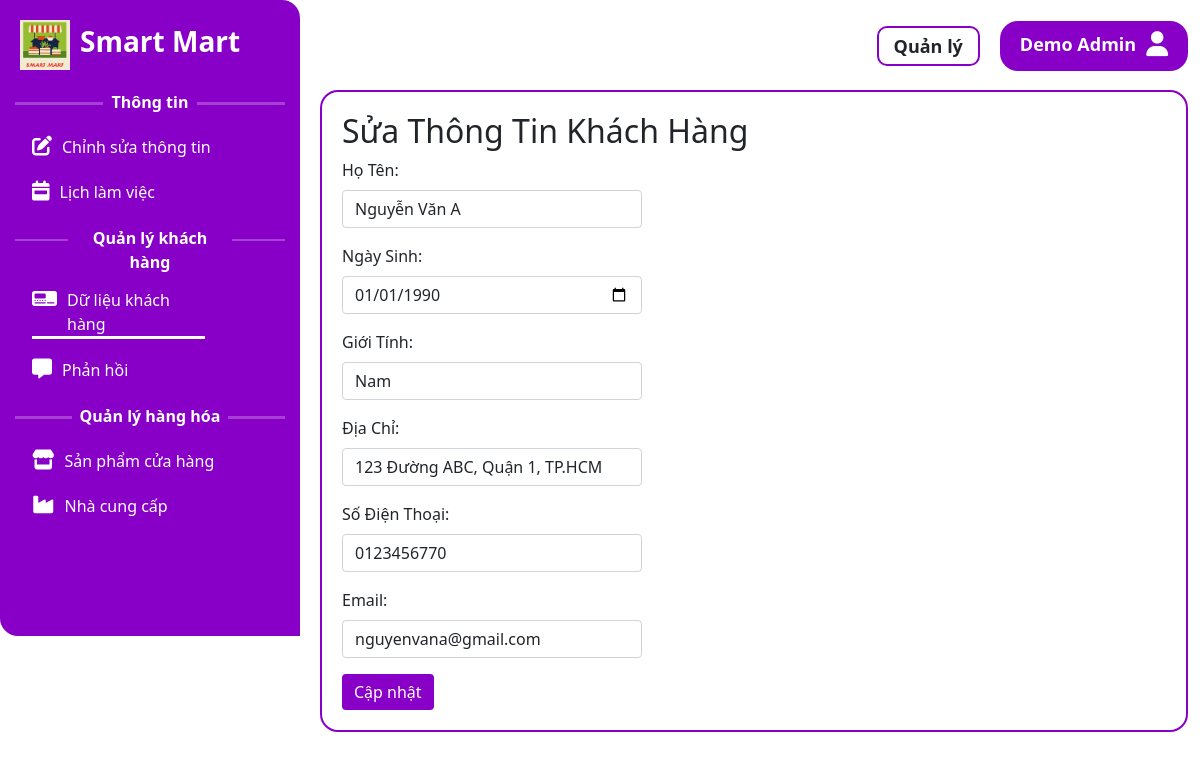
The page /admin/khachhang/edit_khachhang.php?phone_number=0123456770 (signed in) on the database its author committed.
### tables this page shows
CREATE TABLE NhanVien (
    MaNV VARCHAR(20) PRIMARY KEY,
    HoTen VARCHAR(255) NOT NULL,
    NgaySinh DATE,
    GioiTinh VARCHAR(10),
    DiaChi VARCHAR(255),
    SoDienThoai VARCHAR(20) NOT NULL,
    Email VARCHAR(100) NOT NULL,
		Password_admin VARCHAR(255) NOT NULL,
    ChucVu VARCHAR(50),
    Luong DECIMAL(18, 2),
    NgayBatDauLamViec DATE
);

CREATE TABLE KhachHang (
    MaKH INT AUTO_INCREMENT PRIMARY KEY,
    HoTen VARCHAR(255) NOT NULL,
    NgaySinh DATE,
    GioiTinh VARCHAR(10),
    DiaChi VARCHAR(255),
    SoDienThoai VARCHAR(20) NOT NULL,
    Email VARCHAR(100) NOT NULL,
		Password_user VARCHAR(255) NOT NULL
);

### admin/khachhang/edit_khachhang.php (the view, shortened to what this page needs)
<?php
    $admin_email = $_SESSION['admin_email'];
    $localhost = "localhost";
    $username = "root";
    $password = "";
    $dbname = "sieuthi";
    $conn = new mysqli($localhost, $username, $password, $dbname);
    $admin ="";
    $sql = "SELECT HoTen, ChucVu FROM NhanVien WHERE Email='$admin_email'";
    $result = $conn->query($sql);
    if ($result->num_rows > 0) {
        $admin = $result->fetch_assoc();
    }
    $customer = array();
    if (isset($_GET['phone_number'])) {
        $phone_number = $_GET['phone_number'];
        $sqlcheckkh = "SELECT * FROM KhachHang WHERE SoDienThoai = '$phone_number'";
        $resultcheckkh = $conn->query($sqlcheckkh);
        if ($resultcheckkh->num_rows > 0) {
            $customer = $resultcheckkh->fetch_assoc();
        }
    }
?>
<!DOCTYPE html>
<html lang="en">
<head>
    <link rel="stylesheet" href="https://cdnjs.cloudflare.com/ajax/libs/bootstrap/5.0.1/css/bootstrap.min.css" />
    <link rel="stylesheet" href="https://cdnjs.cloudflare.com/ajax/libs/font-awesome/6.1.1/css/all.min.css" />
    <link rel="stylesheet" href="./khachhang.css">
</head>
<body>
    <div class="container-fluid">
        <div class="header">
            <div id="bg-left" style="border-top-right-radius: 18px;">
                <div class="logo" >
                    <div class="img_logo">
                        <a href="./../home/home.php">
                            <img src="./../Image/logo.png" alt="">
                        </a>
                    </div>
                    <div class="name_logo">
                        <h3>
                            <a href="./../home/home.php">Smart Mart</a>
                        </h3>
                    </div>
                </div>
            </div>
            <div class="user_name ">
                <div class="ChucVu" style="font-weight: bold;  margin-right: 20px; margin-top: 5px; font-size: 18px; border: 2px solid rgb(136, 0, 199); border-radius: 10px; padding: 5px 15px; height: 40px;">
                    <?php echo $admin['ChucVu']; ?>
                </div>
                <a href="#">
                    <div class="name" style="font-weight: bold;  margin-right: 10px; font-size: 18px;">
                        <?php echo $admin['HoTen']; ?>
                    </div>
                    <i class="fas fa-user"></i>
                </a>
            </div>
        </div>
        <div class="content_menu" style="display: flex; ">
            <div id="bg-left" style="padding-bottom: 100px; border-bottom-left-radius: 18px;">
                <div class="list_menu">
                        <div class="line_menu">
                            <hr>
                            <div class="text">Thông tin</div>
                            <hr>
                        </div>
                    <ul>
                        <li>
                            <a class="item" href="./../nhanvien/search_nhanvien.php">
                                <div class="icon">
                                    <i class="fas fa-edit"></i>
                                </div>
                                <div class="text">
                                    Chỉnh sửa thông tin
                                </div>
                            </a>
                        </li>
                        <li>
                            <a class="item" href="./../lichlamviec/your_main_page.php">
                                <div class="icon">
                                    <i class="fas fa-calendar-week"></i>
                                </div>
                                <div class="text">
                                    Lịch làm việc
                                </div>
                            </a>
                        </li>
                </div>
                <div class="list_menu" style="margin-top: 20px;">
                        <div class="line_menu">
                            <hr style="height: 2px; margin-top: 13px;">
                            <div class="text" style="width: 800px;">Quản lý khách hàng</div>
                            <hr style="height: 2px; margin-top: 13px;">
                        </div>
                    <ul>
                        <li>
                            <a class="item" href="./../khachhang/search_khachhang.php"  style="border-bottom: 3px solid white; width: 173px;">
                                <div class="icon">
                                    <i class="fas fa-digital-tachograph"></i>
                                </div>
                                <div class="text">
                                    Dữ liệu khách hàng
                                </div>
                            </a>
                        </li>
                        <li>
                            <a class="item" href="./../khachhang/pagefeedback.php">
                                <div class="icon">
                                    <i class="fas fa-comment-alt"></i>
                                </div>
                                <div class="text">
                                    Phản hồi
                                </div>
                            </a>
                        </li>
                    </ul>
                </div>
                <div class="list_menu" style="margin-top: 20px;">
                        <div class="line_menu">
                            <hr>
                            <div class="text" style="width: 700px;">Quản lý hàng hóa</div>
                            <hr>
                        </div>
                    <ul>
                        <li>
                            <a class="item" href="./../hanghoa/product_management.php">
                                <div class="icon">
                                    <i class="fas fa-store"></i>
                                </div>
                                <div class="text">
                                    Sản phẩm cửa hàng
                                </div>
                            </a>
                        </li>
                        <li>
                            <a class="item" href="./../hanghoa/supplier_management.php">
                                <div class="icon">
                                    <i class="fa-solid fa-industry"></i>
                                </div>
                                <div class="text">
                                    Nhà cung cấp
                                </div>
                            </a>
                        </li>
                    </ul>
                </div>
            </div>
            <div class="container content">
                <h2>Sửa Thông Tin Khách Hàng</h2>
                <form method="post" action="update_khachhang.php">
                    <div class="mb-3" style="width: 400px;">
                        <label for="" class="form-label">Họ Tên: </label>
                        <input
                            type="text"
                            class="form-control"
                            style="width: 300px;"
                            name="ho_ten"
                            id="ho_ten"
                            value="<?php echo $customer['HoTen']; ?>"
                        />
                    </div>
                    <div class="mb-3" style="width: 400px;">
                        <label for="" class="form-label"> Ngày Sinh: </label>
                        <input
                            type="date"
                            class="form-control"
                            style="width: 300px;"
                            name="ngay_sinh"
                            id="ngay_sinh"
                            value="<?php echo $customer['NgaySinh']; ?>"
                        />
                    </div>
                    <div class="mb-3" style="width: 400px;">
                        <label for="" class="form-label">Giới Tính:  </label>
                        <input
                            type="text"
                            class="form-control"
                            style="width: 300px;"
                            name="gioi_tinh"
                            id="gioi_tinh"
                            value="<?php echo $customer['GioiTinh']; ?>"
                        />
                    </div>
                    <div class="mb-3" style="width: 400px;">
                        <label for="" class="form-label">Địa Chỉ:  </label>
                        <input
                            type="text"
                            class="form-control"
                            style="width: 300px;"
                            name="dia_chi"
                            id="dia_chi"
                            value="<?php echo $customer['DiaChi']; ?>"
                        />
                    </div>
                    <div class="mb-3" style="width: 400px;">
                        <label for="" class="form-label">Số Điện Thoại: </label>
                        <input
                            type="text"
                            class="form-control"
                            style="width: 300px;"
                            name="so_dien_thoai"
                            id="so_dien_thoai"
                            value="<?php echo $customer['SoDienThoai']; ?>"
                        />
                    </div>
                    <div class="mb-3" style="width: 400px;">
                        <label for="" class="form-label">Email: </label>
                        <input
                            type="email"
                            class="form-control"
                            style="width: 300px;"
                            name="email"
                            id="email"
                            value="<?php echo $customer['Email']; ?>"
                        />
                    </div>
                    <button
                        type="submit"
                        class="btn btn-primary"
                        style="background-color: rgb(136, 0, 199); border: none;"
                    >
                        Cập nhật
                    </button>
                </form>
            </div>
        </div>
    </div>
</body>
</html>

### admin/khachhang/khachhang.css (style rules this page uses)
* { font-family: 'Segoe UI', Tahoma, Geneva, Verdana, sans-serif; margin: 0; padding: 0; }
:root { --color-icon:rgb(255, 255, 255); --color-item-text: rgb(81, 81, 81); --background: rgb(227, 227, 227); --background-menu: rgb(136, 0, 199); --bg-color-header: rgb(247, 190, 190); --bg-color-item: rgb(243, 243, 243); --font-size-item-text: 16px; --border-radius: 6px; }
.header { display: flex; justify-content: space-between; border-bottom-right-radius: 18px; padding-right: 12px; margin-right: -12px; }
#bg-left { margin-left: -12px; width: 300px; background-color: var(--background-menu) ; height: 100%; }
.logo { width: 50px; padding: 20px; display: flex; }
.logo .img_logo img { width: 50px; }
.logo .name_logo h3 { width: 200px; margin-top: 5px; margin-left: 10px; }
.logo .name_logo h3 a { text-decoration: none; font-weight: bold; color: rgb(255, 255, 255); }
.user_name { margin-top: 6px; padding-top: 15px; display: flex; }
.user_name a { display: flex; font-size: 25px; background-color: var(--background-menu); padding: 10px 20px; border-radius: 18px; height: 50px; color: var(--color-icon); text-decoration: none; }
.line_menu { display: flex; width: 90%; margin: auto; }
.line_menu hr { width: 100%; height: 3px; margin-top: 12px; color: white; }
.line_menu .text { text-align: center; font-weight: bold; padding: 0px 5px; color: white; width: 100%; }
.list_menu ul { list-style: none; }
.list_menu a { text-decoration: none; }
.list_menu .item { margin-top: 10px; margin-bottom: 15px; display: flex; color: white; }
.list_menu .item .icon { font-size: 20px; }
.list_menu .item .text { margin-top: 4px; margin-left: 10px; font-size: 16px; }
.content { border:2px solid var(--background-menu); border-radius: 18px; margin-left: 20px; padding: 20px; }

### rows shown on the page
nhanvien: ChucVu "Quản lý", HoTen "Demo Admin"
khachhang: ho_ten "Nguyễn Văn A", ngay_sinh "01/01/1990", gioi_tinh "Nam", dia_chi "123 Đường ABC, Quận 1, TP.HCM", so_dien_thoai "0123456770", email "nguyenvana@gmail.com"
